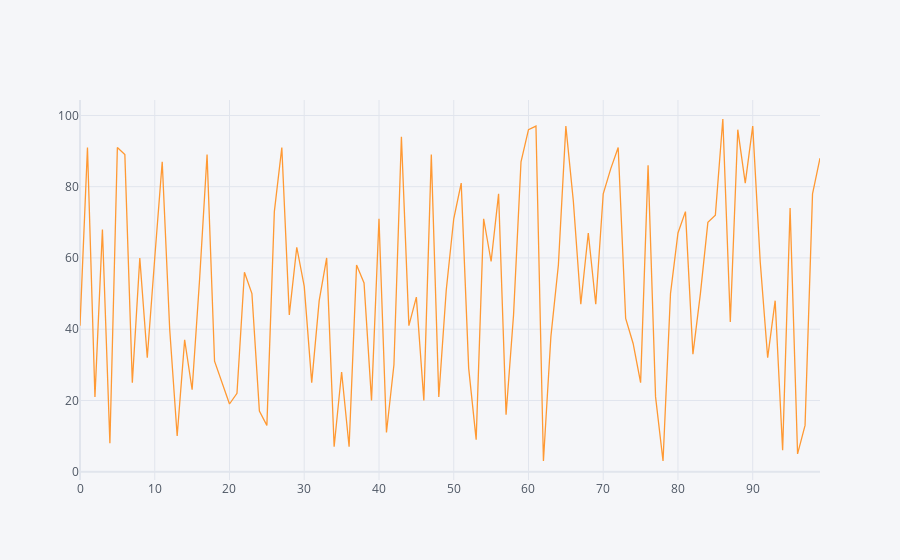

Notebook cell for this chart:
### Code cell
df1.iplot()

### Figure 1 — Plotly figure (JSON) as saved in the notebook; plotly's stock layout.template omitted (floating-point values rounded to 4 significant figures)
{"data": [{"line": {"color": "rgba(255, 153, 51, 1.0)", "dash": "solid", "shape": "linear", "width": 1.3}, "mode": "lines", "name": "0", "text": "", "type": "scatter", "x": [0, 1, 2, 3, 4, 5, 6, 7, 8, 9, 10, 11, 12, 13, 14, 15, 16, 17, 18, 19, 20, 21, 22, 23, 24, 25, 26, 27, 28, 29, 30, 31, 32, 33, 34, 35, 36, 37, 38, 39, 40, 41, 42, 43, 44, 45, 46, 47, 48, 49, 50, 51, 52, 53, 54, 55, 56, 57, 58, 59, 60, 61, 62, 63, 64, 65, 66, 67, 68, 69, 70, 71, 72, 73, 74, 75, 76, 77, 78, 79, 80, 81, 82, 83, 84, 85, 86, 87, 88, 89, 90, 91, 92, 93, 94, 95, 96, 97, 98, 99], "y": [41, 91, 21, 68, 8, 91, 89, 25, 60, 32, 60, 87, 40, 10, 37, 23, 54, 89, 31, 25, 19, 22, 56, 50, 17, 13, 73, 91, 44, 63, 52, 25, 48, 60, 7, 28, 7, 58, 53, 20, 71, 11, 30, 94, 41, 49, 20, 89, 21, 51, 71, 81, 29, 9, 71, 59, 78, 16, 44, 87, 96, 97, 3, 38, 58, 97, 76, 47, 67, 47, 78, 85, 91, 43, 36, 25, 86, 21, 3, 50, 67, 73, 33, 50, 70, 72, 99, 42, 96, 81, 97, 59, 32, 48, 6, 74, 5, 13, 78, 88]}], "layout": {"legend": {"bgcolor": "#F5F6F9", "font": {"color": "#4D5663"}}, "paper_bgcolor": "#F5F6F9", "plot_bgcolor": "#F5F6F9", "title": {"font": {"color": "#4D5663"}}, "xaxis": {"gridcolor": "#E1E5ED", "showgrid": true, "tickfont": {"color": "#4D5663"}, "title": {"font": {"color": "#4D5663"}, "text": ""}, "zerolinecolor": "#E1E5ED"}, "yaxis": {"gridcolor": "#E1E5ED", "showgrid": true, "tickfont": {"color": "#4D5663"}, "title": {"font": {"color": "#4D5663"}, "text": ""}, "zerolinecolor": "#E1E5ED"}}}
